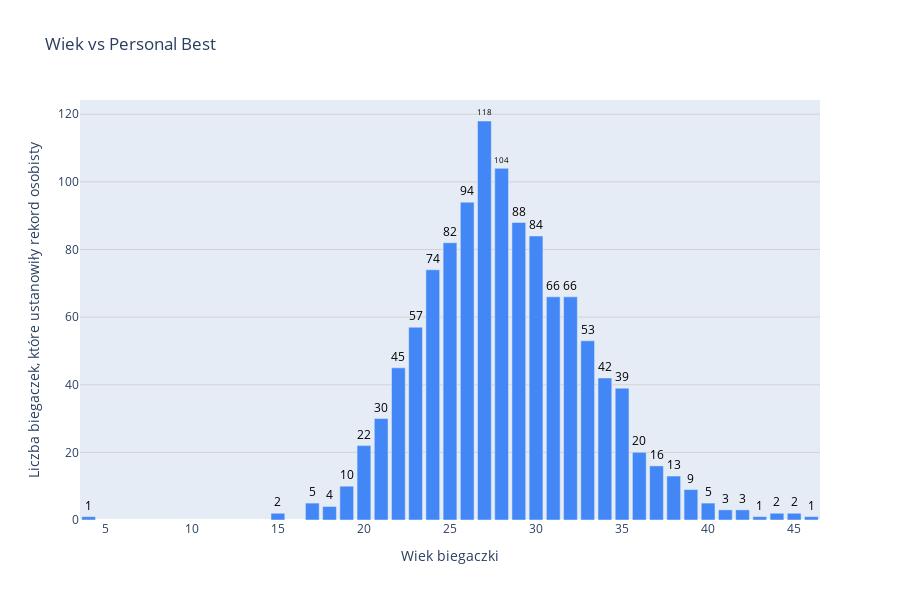

The code cell stored with this chart in its notebook:
### Code cell
def calculate_age(birth_date, event_date):
    birth_date = datetime.strptime(birth_date, "%d.%m.%y")
    event_date = datetime.strptime(event_date, "%d.%m.%Y")
    
    birth_year = birth_date.year
    event_year = event_date.year
    
    if birth_year > 2010:
        birth_year = birth_year - 100
    
    age = event_year - birth_year
    if event_date.month < birth_date.month or (event_date.month == birth_date.month and event_date.day < birth_date.day):
        age -= 1
    return age


def remove_last_character(value):
    pattern = r'\D$'  # Wzorzec do dopasowania ostatniego niecyfrowego znaku
    return re.sub(pattern, '', value)


# Wczytanie danych z pliku CSV
data = pd.read_csv('women_marathon.csv')

# Usunięcie litery na końcu wartości w kolumnie 'Time'
data['Time'] = data['Time'].apply(remove_last_character)

# Konwersja kolumny 'Time' na liczbę zmiennoprzecinkową
data['Time'] = data['Time'].str.split(':').apply(lambda x: int(x[0]) * 3600 + int(x[1]) * 60 + int(x[2]))

# Znalezienie najlepszego czasu dla każdego zawodnika
best_times = data.groupby('Athlete')['Time'].min()

all_ages = []
# Iteracja po zawodnikach i ich najlepszych czasach
for athlete, best_time in best_times.items():
    athlete_data = data[(data['Athlete'] == athlete) & (data['Time'] == best_time)]
    
    birth_date = athlete_data['Date of Birth'].values[0]
    event_date = athlete_data['Event Date'].values[0]

    # Sprawdzenie, czy birth_date lub event_date jest puste lub nie jest prawidłową datą
    if pd.isnull(birth_date) or pd.isnull(event_date) or not isinstance(birth_date, str) or not isinstance(event_date, str):
        continue
    
    try:
        age = calculate_age(birth_date, event_date)
        all_ages.append(age)
    except ValueError:
        continue

unique_values, frequencies = np.unique(all_ages, return_counts=True)
value_to_delete = 83

# Znalezienie indeksu wartości do usunięcia
index_to_delete = np.where(unique_values == value_to_delete)[0]
unique_values = np.delete(unique_values, index_to_delete)
frequencies = np.delete(frequencies, index_to_delete)

# Tworzenie wykresu w Plotly
fig = go.Figure()

# Dodawanie słupków na wykres
fig.add_trace(go.Bar(
    x=unique_values,
    y=frequencies,
    marker_color='#4287f5',  # Kolor słupków
    text=frequencies,
    textposition='outside',  # Wyświetlanie tekstu nad słupkiem
    textfont=dict(size=12, color='black')  # Konfiguracja czcionki tekstu
))

# Konfiguracja osi i tytułu wykresu
fig.update_layout(
    xaxis_title='Wiek biegaczki',
    yaxis_title='Liczba biegaczek, które ustanowiły rekord osobisty',
    title='Wiek vs Personal Best',
    xaxis=dict(type='linear'),  # Wymuszenie liniowego układu osi X
    yaxis=dict(showgrid=True, gridcolor='lightgray'),  # Wyświetlanie siatki na osi Y
    height= 600,
)

# Zapisywanie wykresu w pliku HTML
fig.write_html('personal_best_graph.html')
fig.show()

### Figure 1 — Plotly figure (JSON) as saved in the notebook; plotly's stock layout.template omitted (floating-point values rounded to 4 significant figures)
{"data": [{"marker": {"color": "#4287f5"}, "text": [1, 2, 5, 4, 10, 22, 30, 45, 57, 74, 82, 94, 118, 104, 88, 84, 66, 66, 53, 42, 39, 20, 16, 13, 9, 5, 3, 3, 1, 2, 2, 1], "textfont": {"color": "black", "size": 12}, "textposition": "outside", "type": "bar", "x": [4, 15, 17, 18, 19, 20, 21, 22, 23, 24, 25, 26, 27, 28, 29, 30, 31, 32, 33, 34, 35, 36, 37, 38, 39, 40, 41, 42, 43, 44, 45, 46], "y": [1, 2, 5, 4, 10, 22, 30, 45, 57, 74, 82, 94, 118, 104, 88, 84, 66, 66, 53, 42, 39, 20, 16, 13, 9, 5, 3, 3, 1, 2, 2, 1]}], "layout": {"height": 600, "title": {"text": "Wiek vs Personal Best"}, "xaxis": {"title": {"text": "Wiek biegaczki"}, "type": "linear"}, "yaxis": {"gridcolor": "lightgray", "showgrid": true, "title": {"text": "Liczba biegaczek, które ustanowiły rekord osobisty"}}}}
